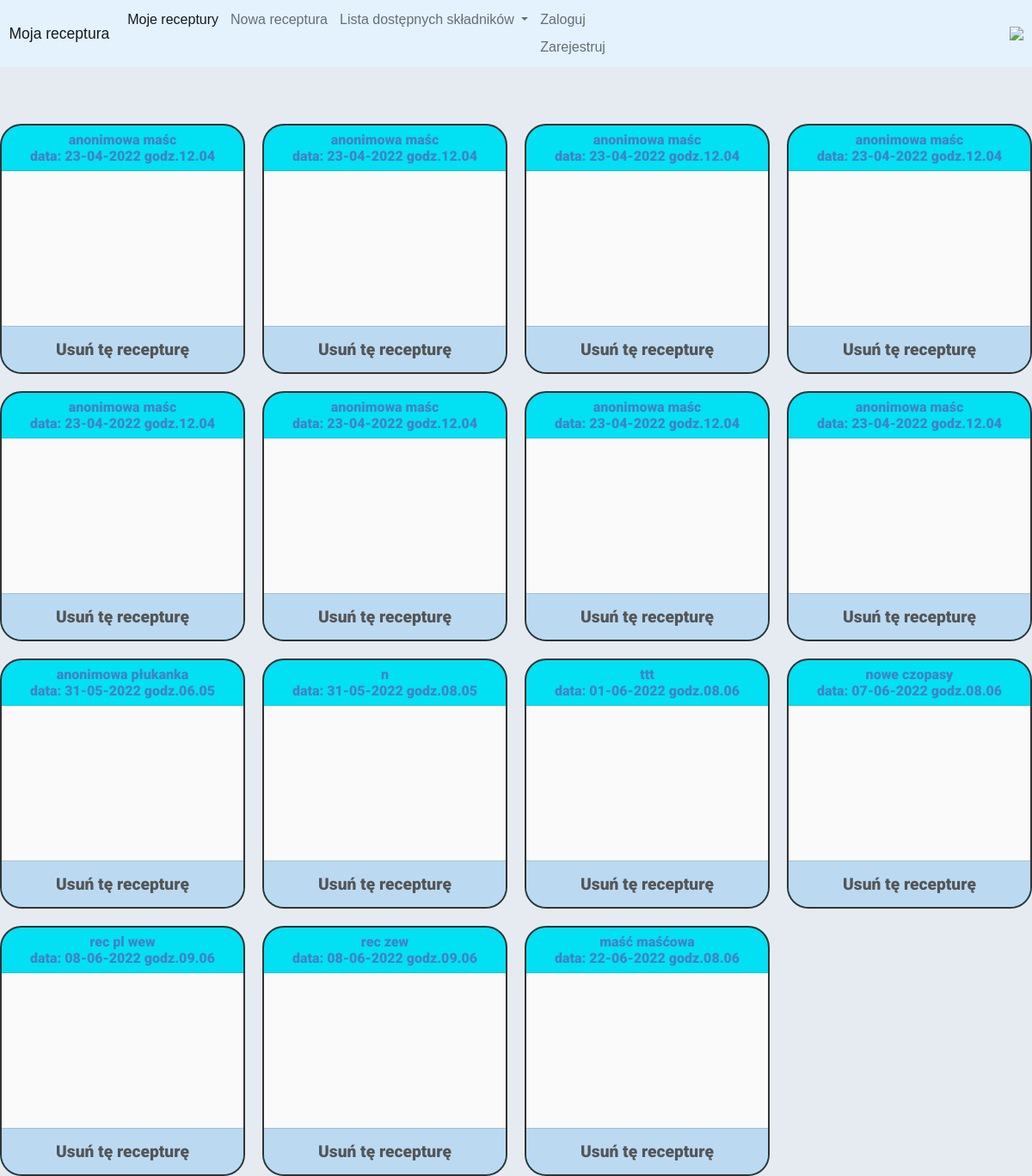
/mojerec, run on an earlier commit of the app's database.
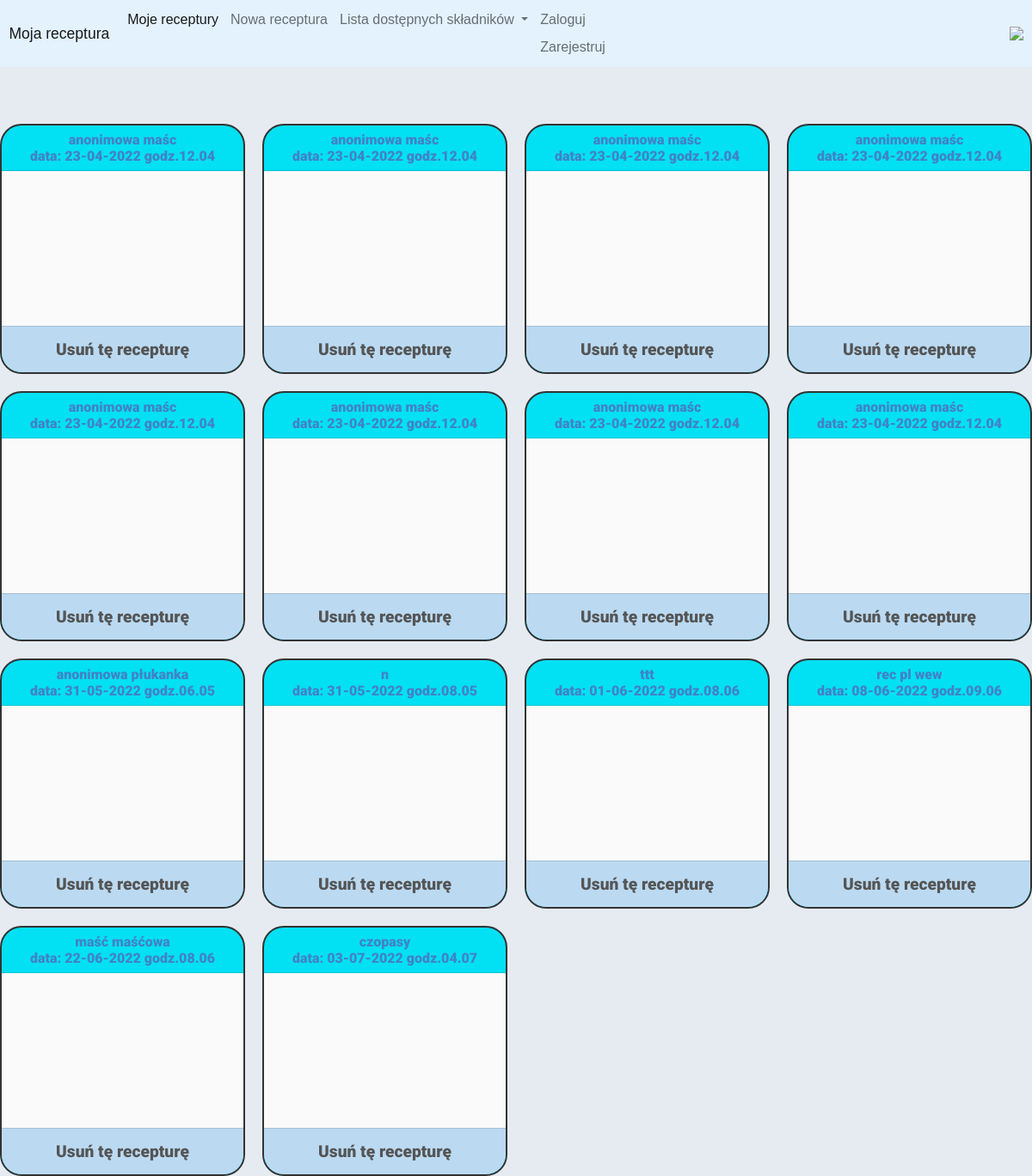
And on a later commit of the database.
### recipes/models.py (models this page shows, shortened)
class Receptura (models.Model):
    rodzaje=(('1','Maść'),('2','czopki i globulki'),('3','receptura płynna'))
    czop_czy_glob=(('1','czopki'),('2','globulki'))
    tak_czy_nie = (('1', 'tak'), ('2', 'nie'))
    nazwa=models.CharField( max_length=20)
    date=models.DateTimeField(auto_now_add=True)
    rodzaj=models.TextField(choices=rodzaje,blank=True, null=True)
    czopki_czy_globulki=models.TextField(choices=czop_czy_glob, blank=True, null=True)
    ilosc_czop_glob = models.CharField(max_length=40, blank=True, null=True, default='')
    masa_docelowa_czop_glob = models.CharField(max_length=40, blank=True, null=True, default='')
    czy_ilosc_oleum_pomnozyc =models.TextField(choices=czop_czy_glob, blank=True, null=True)
    ilosc_masci =models.CharField(max_length=40, blank=True, null=True, default='')
    ilosc_gramow = models.CharField(max_length=40, blank=True, null=True, default='')
    owner=models.ForeignKey(User,blank = True, null = True,on_delete=models.CASCADE)
    session = models.ForeignKey(Session, null=True,on_delete=models.CASCADE)

### recipes/views.py (the view)
# urls.py: path('mojerec',views.mojeRec,name='mojerec'),
def mojeRec (request):
    if not request.session.exists(request.session.session_key):
        request.session.create()
    print("request.session.session_key", request.session.session_key)
    sys.stdout.flush()
    if request.user.is_anonymous ==False:
        moje_receptury=Receptura.objects.filter(owner=request.user).order_by('date')
    else:
        moje_receptury = Receptura.objects.filter(session=request.session.session_key).order_by('date') #request.session.get("name")
    context={'receptury':moje_receptury}
    return render(request,'mojerec.html',context)

### templates/mojerec.html (shortened to what this page needs)
<!DOCTYPE html>
<html lang="en">
<head>
</head>
<body>
{% extends 'base.html' %}
{% load static %}
{% block content %}
<br><br>
<div class="cards-rec-container">
  {% for i in receptury %}
  <div class="cont">
      <a href="{% url 'receptura' i.id %}">
        <div class="card-header">
        {{ i.nazwa }}
        <br>
        data: {{ i.date|date:"d-m-Y" }} godz.{{ i.date|date:"h.m" }}
      </div>
          <div id="{{i.pk}}-skladniki" class="card-sklad-rec"> </div>
      </a>
      <div type="button" class="card-footer" data-bs-toggle="modal" data-bs-target="#exampleModal-{{i.pk}}">
        Usuń tę recepturę
      </div>
</div>
    {% empty %}
    <h1>Na razie brak receptur</h1>
{% endfor %}
</div>
{% endblock %}

What changed in the data, as far as the page shows it:
removed Receptura: nazwa "nowe czopasy", date "07-06-2022", date "08.06"
removed Receptura: nazwa "rec zew", date "08-06-2022", date "09.06"
added Receptura: nazwa "czopasy", date "03-07-2022", date "04.07"
